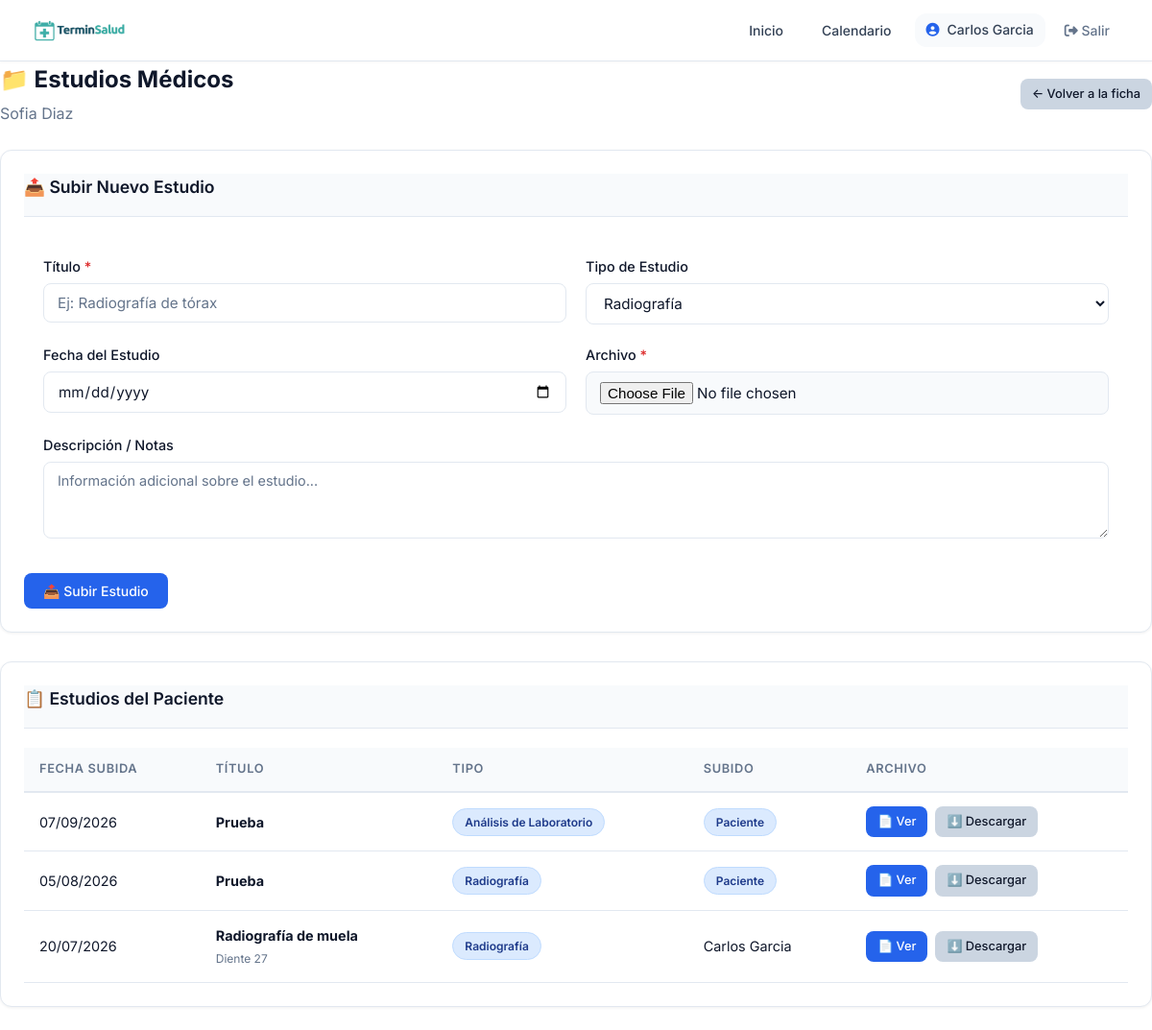
The app's page /pacientes/69/estudios/?establecimiento=1 (signed in) with its own data.
### usuarios/models.py (models this page shows, shortened)
class Usuario(AbstractUser):
    ROLES = [
        ('admin', 'Administrador'),
        ('profesional', 'Profesional'),
        ('secretaria', 'Secretaría'),
        ('paciente', 'Paciente'),
    ]
    rol = models.CharField(max_length=20, choices=ROLES, default='paciente')
    telefono = models.CharField(max_length=20, blank=True)
    establecimiento = models.ForeignKey(
    'establecimientos.Establecimiento',
    on_delete=models.SET_NULL,
    null=True,
    blank=True,
    verbose_name='Establecimiento'
)
    class Meta:
        verbose_name = 'Usuario'
        verbose_name_plural = 'Usuarios'

### pacientes/models.py (models this page shows, shortened)
class Paciente(Persona):
    GENEROS = [
        ('M', 'Masculino'),
        ('F', 'Femenino'),
        ('X', 'No binario'),
    ]
    usuario = models.OneToOneField(
        'usuarios.Usuario',
        on_delete=models.SET_NULL,
        null=True,
        blank=True,
        verbose_name='Usuario'
    )
    genero = models.CharField(max_length=1, choices=GENEROS, blank=True, verbose_name='Género')
    direccion = models.CharField(max_length=200, blank=True, verbose_name='Dirección')
    obra_social = models.ForeignKey(
        'obras_sociales.ObraSocial',
        on_delete=models.SET_NULL, null=True, blank=True,
        verbose_name='Obra Social'
    )
    numero_afiliado = models.CharField(max_length=50, blank=True, verbose_name='Número de Afiliado')
    plan_obra_social = models.ForeignKey(
        'obras_sociales.Plan',
        on_delete=models.SET_NULL, null=True, blank=True,
        verbose_name='Plan'
    )
    observaciones = models.TextField(blank=True, verbose_name='Observaciones')
    creado_por = models.ForeignKey(
        Profesional, null=True, blank=True, on_delete=models.SET_NULL,
        related_name='pacientes_creados'
    )
    establecimiento_creacion = models.ForeignKey(
    'establecimientos.Establecimiento',
    null=True,
    blank=True,
    on_delete=models.SET_NULL,
    related_name='pacientes_creados'
)
    contacto_emergencia_nombre = models.CharField(max_length=100, blank=True)
    contacto_emergencia_telefono = models.CharField(max_length=20, blank=True)
    class Meta:
        verbose_name = 'Paciente'
        verbose_name_plural = 'Pacientes'
        ordering = ['apellido', 'nombre']

class EstudioMedico(models.Model):
    paciente = models.ForeignKey(
        'pacientes.Paciente', on_delete=models.CASCADE, related_name='estudios_medicos'
    )
    profesional = models.ForeignKey(
        'profesionales.Profesional', on_delete=models.SET_NULL, null=True, related_name='estudios_subidos'
    )
    evolucion = models.ForeignKey(
        'historias_clinicas.Evolucion', on_delete=models.SET_NULL, null=True, blank=True,
        related_name='estudios_complementarios'
    )
    titulo = models.CharField(max_length=200)
    descripcion = models.TextField(blank=True)
    archivo = models.FileField(upload_to='estudios/%Y/%m/')
    tipo_estudio = models.CharField(
        max_length=50,
        choices=[
            ('radiografia', 'Radiografía'),
            ('laboratorio', 'Análisis de Laboratorio'),
            ('tomografia', 'Tomografía'),
            ('resonancia', 'Resonancia Magnética'),
            ('ecografia', 'Ecografía'),
            ('otro', 'Otro'),
        ],
        default='otro'
    )
    fecha_estudio = models.DateField(null=True, blank=True)
    creado = models.DateTimeField(auto_now_add=True)
    subido_por = models.CharField(
        max_length=15,
        choices=[('profesional', 'Profesional'), ('paciente', 'Paciente')],
        default='profesional',
        verbose_name='Subido por'
    )
    class Meta:
        ordering = ['-creado']
        verbose_name = 'Estudio Médico'
        verbose_name_plural = 'Estudios Médicos'

### profesionales/models.py (models this page shows, shortened)
class Profesional(Persona):
    ESPECIALIDADES = [
        ('odontologia', 'Odontología'),
        ('kinesiologia', 'Kinesiología'),
        ('psicologia', 'Psicología'),
        ('nutricion', 'Nutrición'),
        ('cardiologia', 'Cardiología'),
        ('medicina_general', 'Medicina General'),
        ('dermatologia', 'Dermatología'),
        ('estetica', 'Estética'),
        ('pediatria', 'Pediatría'),
        ('traumatologia', 'Traumatología'),
        ('veterinaria', 'Veterinaria'),
        ('fonoaudiologia', 'Fonoaudiologia'),
        ('laboratorio', 'Laboratorio'),
        ('otro', 'Otro'),
    ]
    usuario = models.OneToOneField(
        'usuarios.Usuario',
        on_delete=models.CASCADE,
        verbose_name='Usuario'
    )
    especialidad = models.CharField(
        max_length=50,
        choices=ESPECIALIDADES,
        verbose_name='Especialidad'
    )
    matricula = models.CharField(
        max_length=50,
        blank=True,
        verbose_name='Matrícula Profesional'
    )
    color_calendario = models.CharField(
        max_length=7,
        default='#4A90D9',
        verbose_name='Color en Calendario'
    )
    acepta_obra_social = models.BooleanField(
        default=False,
        verbose_name='Acepta Obra Social'
    )
    descripcion = models.TextField(
        blank=True,
        verbose_name='Descripción Profesional'
    )
    alias_pago = models.CharField(max_length=200, blank=True, verbose_name='Alias para transferencia')
    foto = models.ImageField(
    upload_to='profesionales/',
    blank=True,
    null=True,
    verbose_name='Foto de Perfil'
    )
    establecimientos = models.ManyToManyField(
    'establecimientos.Establecimiento',
    blank=True,
    related_name='profesionales',
    verbose_name='Consultorios donde atiende'
    )
    frase_destacada = models.CharField(max_length=200, blank=True, verbose_name='Frase destacada')
    precio_particular = models.DecimalField(max_digits=10, decimal_places=2, null=True, blank=True, verbose_name='Precio consulta particular')
    obras_sociales_texto = models.TextField(blank=True, verbose_name='Obras sociales (texto libre)')
    servicios_texto = models.TextField(blank=True, verbose_name='Servicios / Especializaciones')
    servicios_destacados = models.TextField(blank=True, verbose_name='Servicios destacados')
    especializaciones = models.TextField(blank=True, verbose_name='Especializaciones')
    atiende_por_orden = models.BooleanField(
    default=False,
    verbose_name='Atiende por orden de llegada'
)
    obras_sociales = models.ManyToManyField(
        'obras_sociales.ObraSocial',
        blank=True,
        related_name='profesionales',
        verbose_name='Obras Sociales'
    )
    planes = models.ManyToManyField(
        'obras_sociales.Plan',
        blank=True,
        verbose_name='Planes'
    )
    tiene_plus = models.BooleanField(
    default=False,
    verbose_name='Algunos planes tienen plus'
)
    texto_plus = models.CharField(
        max_length=250,
        blank=True,
        verbose_name='Mensaje de plus (opcional)'
    )
    permite_ejercicios = models.BooleanField(
    default=False,
    verbose_name='Activar sección de ejercicios'
)
    permite_planes_alimentacion = models.BooleanField(
        default=False,
        verbose_name='Activar planes de alimentación'
    )
    class Meta:
        verbose_name = 'Profesional'
        verbose_name_plural = 'Profesionales'
        ordering = ['apellido', 'nombre']

### pacientes/views.py (the view, shortened to what this page needs)
# urls.py: path('<int:paciente_id>/estudios/', views.estudios_paciente, name='estudios_paciente'),
@login_required
def estudios_paciente(request, paciente_id):
    if request.user.rol not in ['profesional', 'secretaria']:
        messages.error(request, 'No tenés acceso.')
        return redirect('home')
    paciente = get_object_or_404(Paciente, id=paciente_id)
    if request.user.rol == 'secretaria':
        profesional = None
    elif request.user.rol == 'profesional':
        profesional = get_object_or_404(Profesional, usuario=request.user)
        establecimiento = _resolver_establecimiento(request, profesional)
        if not establecimiento:
            messages.error(request, 'Seleccioná tu consultorio activo.')
            return redirect('seleccionar_consultorio')
        if not tiene_acceso(profesional, paciente, establecimiento):
            messages.error(request, 'No tenés acceso a este paciente.')
            return redirect('panel_profesional')
    else:
        profesional = None
    estudios = paciente.estudios_medicos.all()
    if profesional:
        estudios = estudios.filter(
            Q(profesional=profesional) |
            Q(subido_por='paciente', profesional=profesional)
        )
    return render(request, 'pacientes/estudios.html', {
        'paciente': paciente,
        'estudios': estudios,
        'tipos_estudio': EstudioMedico._meta.get_field('tipo_estudio').choices,
        'profesional': profesional,
        'es_secretaria': request.user.rol == 'secretaria',
    })

### pacientes/templates/pacientes/estudios.html (shortened to what this page needs)
{% extends 'core_app/base.html' %}
{% load static %}
{% block extra_css %}
    <link rel="stylesheet" href="{% static 'css/pages/pacientes_form.css' %}">
    <link rel="stylesheet" href="{% static 'css/pages/pacientes_shared.css' %}">
{% endblock %}
{% block content %}
<div class="flex-between mb-6">
    <div>
        <h1 style="font-size: 1.5rem; font-weight: 700; margin: 0;">📁 Estudios Médicos</h1>
        <p style="color: var(--text-muted); margin-top: 4px;">{{ paciente.nombre_completo }}</p>
    </div>
    <a href="{% url 'ficha_paciente' paciente.id %}{% if request.GET.establecimiento %}?establecimiento={{ request.GET.establecimiento }}{% endif %}" class="btn btn-secondary btn-sm">
        ← Volver a la ficha
    </a>
</div>
<div class="card" style="margin-bottom: 30px;">
    <div class="card-header">
        <h3 class="card-title">📤 Subir Nuevo Estudio</h3>
    </div>
    <form method="POST" enctype="multipart/form-data">
        <div class="form-grid-2">
            <div class="form-group">
                <label>Título <span class="required">*</span></label>
                <input type="text" name="titulo" class="form-input" required placeholder="Ej: Radiografía de tórax">
            </div>
            <div class="form-group">
                <label>Tipo de Estudio</label>
                <select name="tipo_estudio" class="form-select">
                    {% for tipo in tipos_estudio %}
                        <option value="{{ tipo.0 }}">{{ tipo.1 }}</option>
                    {% endfor %}
                </select>
            </div>
            <div class="form-group">
                <label>Fecha del Estudio</label>
                <input type="date" name="fecha_estudio" class="form-input">
            </div>
            <div class="form-group">
                <label>Archivo <span class="required">*</span></label>
                <input type="file" name="archivo" class="form-input" required accept=".pdf,.jpg,.jpeg,.png,.dcm">
            </div>
            <div class="form-group form-grid-full">
                <label>Descripción / Notas</label>
                <textarea name="descripcion" class="form-textarea" rows="2" placeholder="Información adicional sobre el estudio..."></textarea>
            </div>
        </div>
        <button type="submit" class="btn btn-primary" style="margin-top: 16px;">
            📤 Subir Estudio
        </button>
    </form>
</div>
<div class="card">
    <div class="card-header">
        <h3 class="card-title">📋 Estudios del Paciente</h3>
    </div>
    {% if estudios %}
    <div class="table-container">
        <table>
            <thead>
                <tr>
                    <th>Fecha Subida</th>
                    <th>Título</th>
                    <th>Tipo</th>
                    <th>Subido</th>
                    <th>Archivo</th>
                </tr>
            </thead>
            <tbody>
                {% for estudio in estudios %}
                <tr>
                    <td>{{ estudio.creado|date:"d/m/Y" }}</td>
                    <td>
                        <strong>{{ estudio.titulo }}</strong>
                        {% if estudio.descripcion %}
                            <br><small class="text-muted">{{ estudio.descripcion|truncatechars:60 }}</small>
                        {% endif %}
                    </td>
                    <td><span class="badge badge-info">{{ estudio.get_tipo_estudio_display }}</span></td>
                    <td>
                        {% if estudio.subido_por == 'profesional' %}
                            {{ estudio.profesional.nombre_completo|default:"—" }}
                        {% else %}
                            <span class="badge badge-info">Paciente</span>
                        {% endif %}
                    </td>
                    <td>
                        <div class="flex gap-2">
                            <a href="{{ estudio.archivo.url }}" class="btn btn-sm btn-primary" target="_blank">
                                📄 Ver
                            </a>
                            <a href="{{ estudio.archivo.url }}" class="btn btn-sm btn-secondary" download>
                                ⬇️ Descargar
                            </a>
                        </div>
                    </td>
                </tr>
                {% endfor %}
            </tbody>
        </table>
    </div>
    {% else %}
    <div class="empty-state">
        <p>No hay estudios cargados todavía.</p>
    </div>
    {% endif %}
</div>
{% endblock %}

### core_app/templates/core_app/base.html (shortened to what this page needs)
<!DOCTYPE html>
<html lang="es">
<head>
    <link rel="stylesheet" href="https://cdnjs.cloudflare.com/ajax/libs/font-awesome/6.4.0/css/all.min.css">
    {% load static %}
    <link rel="stylesheet" href="{% static 'css/core/base.css' %}">
    <link rel="stylesheet" href="{% static 'css/themes/default.css' %}" id="theme-css">
    <link rel="stylesheet" href="{% static 'css/core/layout.css' %}">
    <link rel="stylesheet" href="{% static 'css/core/components.css' %}">
    {% block extra_css %}{% endblock %}
</head>
<body>
    <nav class="navbar">
        <a href="{% url 'home' %}" class="navbar-brand">
            <img src="{% static 'img/TerminSalud.png' %}" alt="TerminSalud" class="logo-theme-light" height="30">
        </a>
        <ul class="navbar-nav">
            <li><a href="{% url 'home' %}" class="nav-link {% if request.resolver_match.url_name == 'home' %}active{% endif %}">Inicio</a></li>
            {% if user.is_authenticated %}
                {% if user.rol == 'profesional' %}
                    <li><a href="{% url 'calendario_semanal' %}" class="nav-link">Calendario</a></li>
                {% elif user.rol == 'secretaria' %}
                    <li><a href="{% url 'calendario_semanal' %}" class="nav-link">Calendario</a></li>
                {% endif %}
                <li>
                    <span class="nav-user">
                        <i class="fas fa-user-circle"></i>
                        {{ user.get_full_name|default:user.username }}
                    </span>
                </li>
                <li>
                    <form method="post" action="{% url 'logout' %}" style="display: inline;">
                        <button type="submit" class="btn-logout">
                            <i class="fas fa-sign-out-alt"></i> Salir
                        </button>
                    </form>
                </li>
            {% else %}
                <li><a href="{% url 'login' %}" class="btn btn-sm">Ingresar</a></li>
            {% endif %}
        </ul>
    </nav>
    <div class="container">
        {% block content %}{% endblock %}
    </div>
</body>
</html>

### records on screen
Usuario: get_full_name "Carlos Garcia"
Paciente: nombre_completo "Sofia Diaz"
EstudioMedico: creado "07/09/2026", titulo "Prueba", tipo_estudio "Análisis de Laboratorio", subido_por "Paciente"
EstudioMedico: creado "05/08/2026", titulo "Prueba", tipo_estudio "Radiografía", subido_por "Paciente"
EstudioMedico: creado "20/07/2026", titulo "Radiografía de muela", descripcion "Diente 27", tipo_estudio "Radiografía", profesional.nombre_completo "Carlos Garcia"

### other values on screen
form field tipo_estudio "Radiografía"
